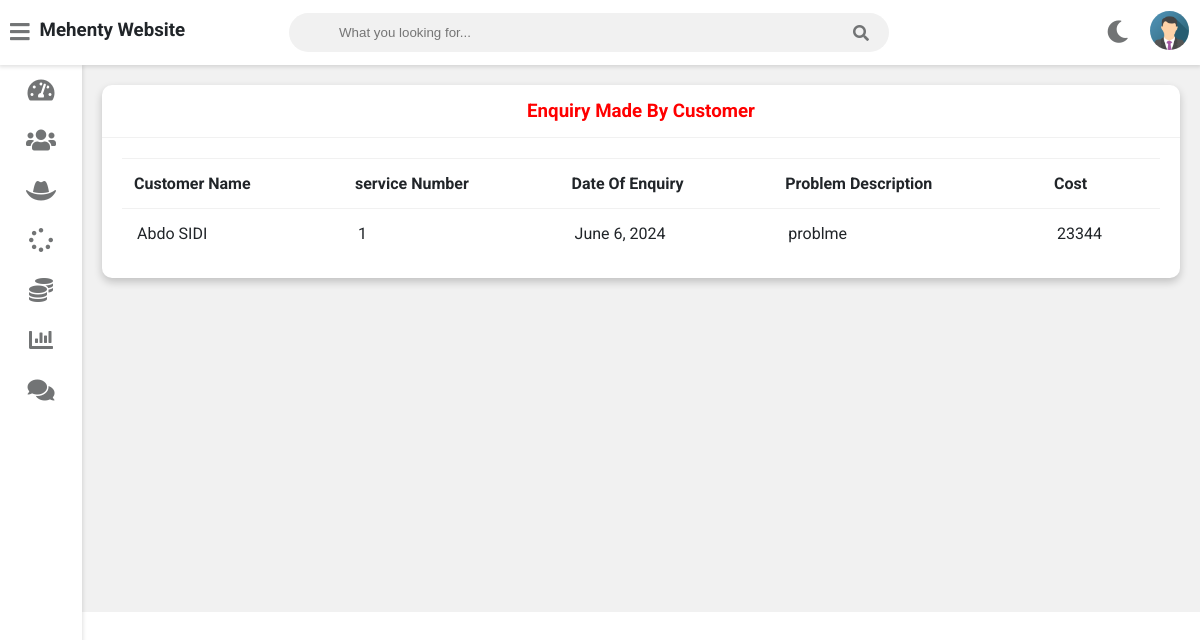
/admin-view-customer-enquiry (signed in), run on an earlier commit of the app's database.
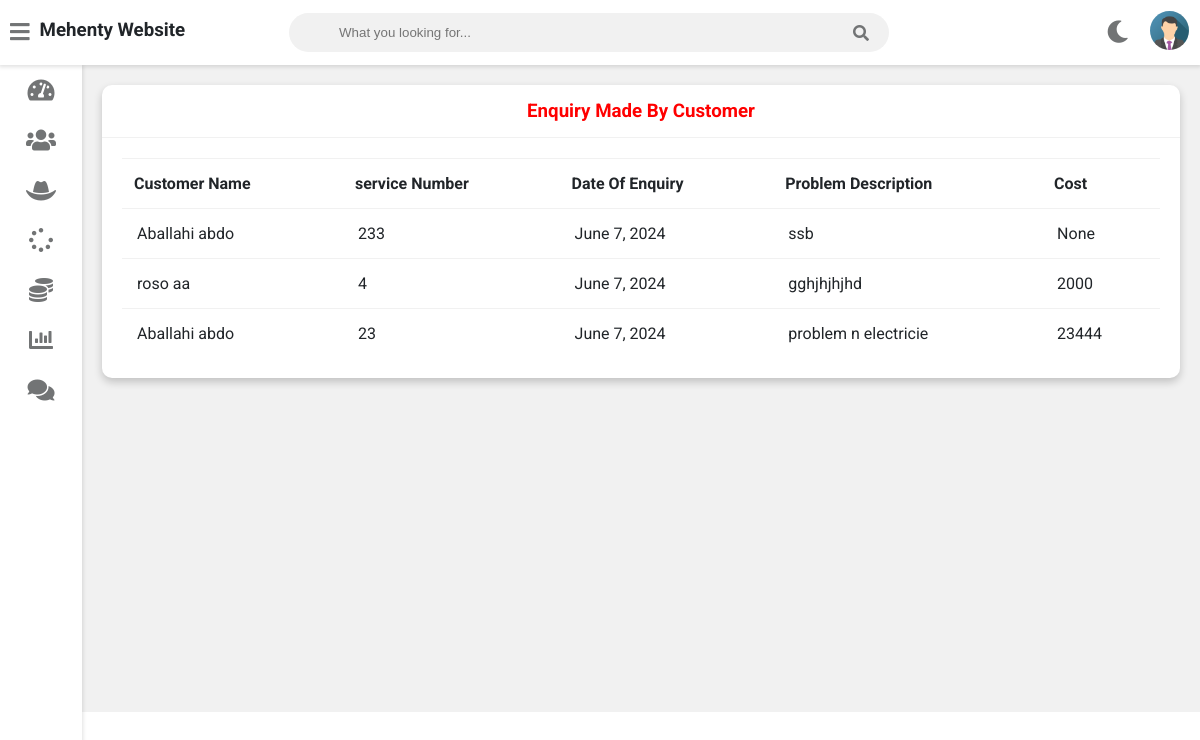
And on a later commit of the database.
### service/models.py (models this page shows, shortened)
class Customer(models.Model):
    user=models.OneToOneField(User,on_delete=models.CASCADE)
    profile_pic= models.ImageField(upload_to='profile_pic/CustomerProfilePic/',null=True,blank=True)
    address = models.CharField(max_length=40)
    mobile = models.CharField(max_length=20,null=False)
    @property
    def get_name(self):
        return self.user.first_name+" "+self.user.last_name

class Request(models.Model):
    cat=(('Plumbing', 'Plumbing'),('Electricity', 'Electricity'),('Painting', 'Painting'),('Carpentry', 'Carpentry'))
    category=models.CharField(max_length=50,choices=cat)
    service_no=models.PositiveIntegerField(null=False)
    service_name = models.CharField(max_length=40,null=False)
    problem_description = models.CharField(max_length=500,null=False)
    date=models.DateField(auto_now=True)
    cost=models.PositiveIntegerField(null=True)
    customer=models.ForeignKey('Customer', on_delete=models.CASCADE,null=True)
    Technician=models.ForeignKey('Technician',on_delete=models.CASCADE,null=True)
    stat=(('Pending','Pending'),('Approved','Approved'),('Repairing','Repairing'),('Repairing Done','Repairing Done'),('Released','Released'))
    status=models.CharField(max_length=50,choices=stat,default='Pending',null=True)

### service/views.py (the view)
# urls.py: path('admin-view-customer-enquiry', views.admin_view_customer_enquiry_view,name='admin-view-customer-enquiry'),
@login_required(login_url='adminlogin')
def admin_view_customer_enquiry_view(request):
    enquiry=models.Request.objects.all().order_by('-id')
    customers=[]
    for enq in enquiry:
        customer=models.Customer.objects.get(id=enq.customer_id)
        customers.append(customer)
    return render(request,'service/admin_view_customer_enquiry.html',{'data':zip(customers,enquiry)})

### templates/service/admin_view_customer_enquiry.html
{% extends 'service/adminbase.html' %}
{% block content %}
	<div class="wrapper">
		<div class="row">
			<div class="col-12 col-m-12 col-sm-12">
				<div class="card">
					<div class="card-header">
						<h3 style="color:red; text-align:center" >Enquiry Made By Customer
						</h3>
					</div>
					<div class="card-content">
						<table>
							<thead>
                <tr>
                  <th>Customer Name</th>
                  <th>service Number</th>
                  <th>Date Of Enquiry</th>
                  <th>Problem Description</th>
									<th>Cost</th>
                </tr>
							</thead>
							<tbody>
                {% for c,r in data %}
                <tr>
                  <td> {{c.get_name}}</td>
                  <td> {{r.service_no}}</td>
                  <td> {{r.date}}</td>
                  <td>{{r.problem_description}}</td>
									<td>{{r.cost}}</td>
                </tr>
                {% endfor %}
							</tbody>
						</table>
					</div>
				</div>
			</div>
		</div>
<br><br><br><br><br><br><br><br><br><br><br><br><br><br><br><br>
	</div>
{% endblock content %}

What changed in the data, as far as the page shows it:
removed Customer: get_name "Abdo SIDI", service_no "1", date "June 6, 2024", problem_description "problme", cost "23344"
now on this page (row unchanged): Customer: get_name "Aballahi abdo", service_no "233", date "June 7, 2024", problem_description "ssb", cost "None", service_no "23", problem_description "problem n electricie", cost "23444"
added Customer: get_name "roso aa", service_no "4", date "June 7, 2024", problem_description "gghjhjhjhd", cost "2000"
